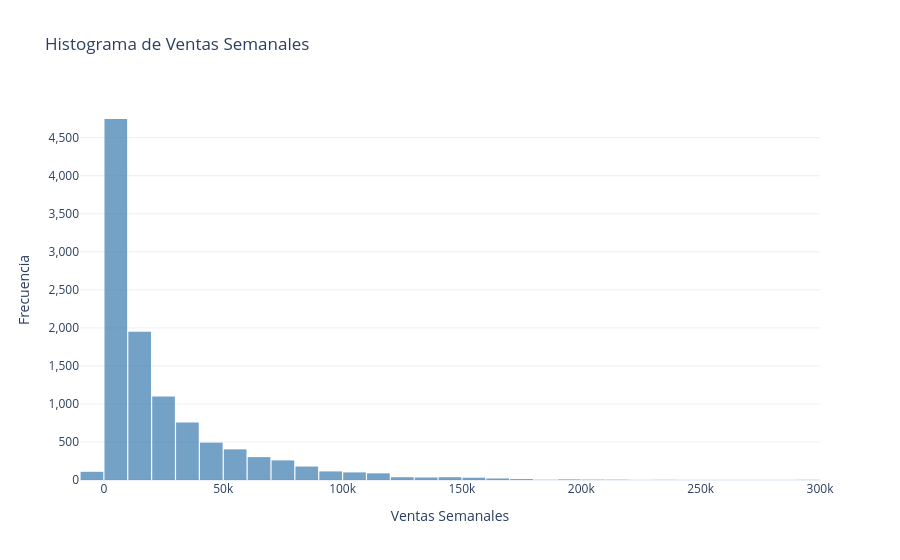

The notebook cell saved with this chart:
### Code cell
import plotly.graph_objects as go
from scipy import stats
import numpy as np

data = df['weekly_sales'].dropna()

fig = go.Figure()

fig.add_trace(go.Histogram(
    x=data,
    nbinsx=30,
    marker_color='steelblue',
    opacity=0.75,
    name='Ventas Semanales'
    # Sin histnorm -> por defecto es conteo (frecuencia)
))

fig.update_layout(
    title='Histograma de Ventas Semanales',
    xaxis_title='Ventas Semanales',
    yaxis_title='Frecuencia',
    bargap=0.05,
    template='plotly_white',
    yaxis=dict(
        exponentformat='none',
        tickformat=','
    )
)

fig.show()

### Figure 1 — Plotly figure (JSON) as saved in the notebook; plotly's stock layout.template omitted (floating-point values rounded to 4 significant figures; data arrays with more than 128 entries replaced by an {"elided": "..."} marker saying what was removed)
{"data": [{"marker": {"color": "steelblue"}, "name": "Ventas Semanales", "nbinsx": 30, "opacity": 0.75, "type": "histogram", "x": {"elided": "10774 float values"}}], "layout": {"bargap": 0.05, "title": {"text": "Histograma de Ventas Semanales"}, "xaxis": {"title": {"text": "Ventas Semanales"}}, "yaxis": {"exponentformat": "none", "tickformat": ",", "title": {"text": "Frecuencia"}}}}
